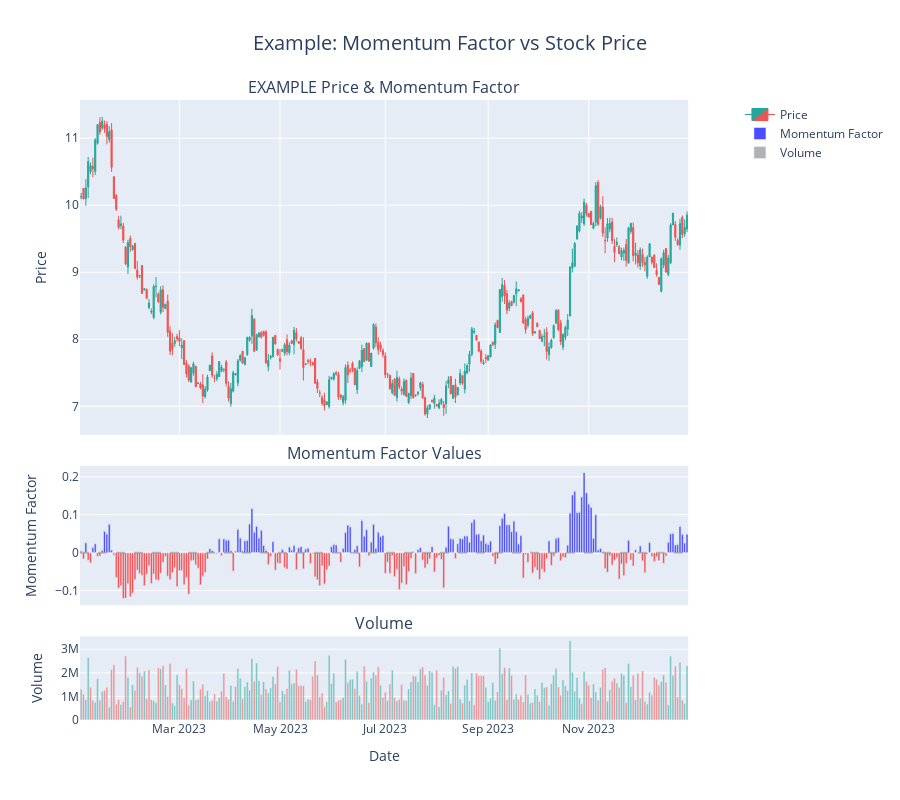

Write notebook code for a chart like this one.
### Code cell
FactorPlot.plot_factor_price_relation(
        price_data=price_data,
        factor_data=factor_data["momentum"],
        ticker="EXAMPLE",
        factor_name="Momentum Factor",
        title="Example: Momentum Factor vs Stock Price",
        dark_theme=False,
    )
